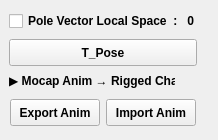
<?xml version="1.0" encoding="UTF-8"?>
<ui version="4.0">
 <class>AnimBridge</class>
 <widget class="QWidget" name="AnimBridge">
  <property name="geometry">
   <rect>
    <x>0</x>
    <y>0</y>
    <width>218</width>
    <height>140</height>
   </rect>
  </property>
  <property name="sizePolicy">
   <sizepolicy hsizetype="Fixed" vsizetype="Fixed">
    <horstretch>0</horstretch>
    <verstretch>0</verstretch>
   </sizepolicy>
  </property>
  <property name="minimumSize">
   <size>
    <width>218</width>
    <height>140</height>
   </size>
  </property>
  <property name="maximumSize">
   <size>
    <width>218</width>
    <height>140</height>
   </size>
  </property>
  <property name="windowTitle">
   <string>AnimBridge</string>
  </property>
  <widget class="QCheckBox" name="pvls">
   <property name="geometry">
    <rect>
     <x>9</x>
     <y>9</y>
     <width>194</width>
     <height>24</height>
    </rect>
   </property>
   <property name="minimumSize">
    <size>
     <width>0</width>
     <height>24</height>
    </size>
   </property>
   <property name="maximumSize">
    <size>
     <width>16777215</width>
     <height>24</height>
    </size>
   </property>
   <property name="font">
    <font>
     <pointsize>9</pointsize>
     <weight>75</weight>
     <bold>true</bold>
    </font>
   </property>
   <property name="text">
    <string>Pole Vector Local Space  :   0</string>
   </property>
  </widget>
  <widget class="QPushButton" name="tpBTN">
   <property name="geometry">
    <rect>
     <x>9</x>
     <y>39</y>
     <width>188</width>
     <height>27</height>
    </rect>
   </property>
   <property name="font">
    <font>
     <pointsize>9</pointsize>
     <weight>75</weight>
     <bold>true</bold>
    </font>
   </property>
   <property name="text">
    <string>T_Pose</string>
   </property>
  </widget>
  <widget class="QLabel" name="impLabel">
   <property name="geometry">
    <rect>
     <x>9</x>
     <y>72</y>
     <width>166</width>
     <height>17</height>
    </rect>
   </property>
   <property name="maximumSize">
    <size>
     <width>200</width>
     <height>20</height>
    </size>
   </property>
   <property name="font">
    <font>
     <pointsize>9</pointsize>
     <weight>75</weight>
     <bold>true</bold>
    </font>
   </property>
   <property name="frameShape">
    <enum>QFrame::NoFrame</enum>
   </property>
   <property name="text">
    <string>▶ Mocap Anim → Rigged Char</string>
   </property>
  </widget>
  <widget class="QPushButton" name="expBtn">
   <property name="geometry">
    <rect>
     <x>10</x>
     <y>99</y>
     <width>90</width>
     <height>27</height>
    </rect>
   </property>
   <property name="font">
    <font>
     <pointsize>9</pointsize>
     <weight>75</weight>
     <bold>true</bold>
    </font>
   </property>
   <property name="text">
    <string>Export Anim</string>
   </property>
  </widget>
  <widget class="QPushButton" name="impBtn">
   <property name="geometry">
    <rect>
     <x>106</x>
     <y>99</y>
     <width>90</width>
     <height>27</height>
    </rect>
   </property>
   <property name="font">
    <font>
     <pointsize>9</pointsize>
     <weight>75</weight>
     <bold>true</bold>
    </font>
   </property>
   <property name="text">
    <string>Import Anim</string>
   </property>
  </widget>
 </widget>
 <resources/>
 <connections/>
</ui>
